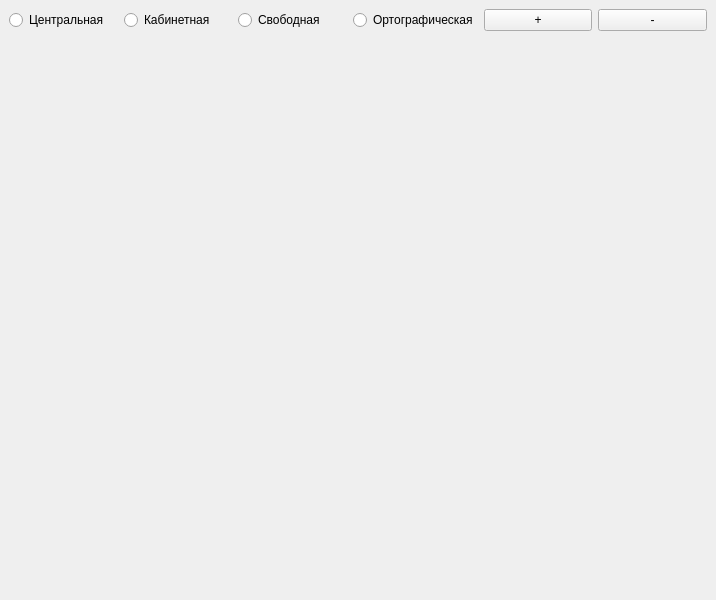
<?xml version="1.0" encoding="UTF-8"?>
<ui version="4.0">
 <class>MainWindow</class>
 <widget class="QMainWindow" name="MainWindow">
  <property name="geometry">
   <rect>
    <x>0</x>
    <y>0</y>
    <width>716</width>
    <height>600</height>
   </rect>
  </property>
  <property name="windowTitle">
   <string>MainWindow</string>
  </property>
  <widget class="QWidget" name="centralwidget">
   <layout class="QGridLayout" name="gridLayout_2">
    <item row="1" column="0">
     <layout class="QGridLayout" name="gridLayout">
      <item row="0" column="0">
       <widget class="QWidget" name="tl" native="true"/>
      </item>
      <item row="0" column="1">
       <widget class="QWidget" name="tr" native="true"/>
      </item>
      <item row="2" column="0">
       <widget class="QWidget" name="bl" native="true"/>
      </item>
      <item row="2" column="1">
       <widget class="QWidget" name="br" native="true"/>
      </item>
     </layout>
    </item>
    <item row="0" column="0">
     <layout class="QGridLayout" name="gridLayout_3">
      <property name="sizeConstraint">
       <enum>QLayout::SetMinimumSize</enum>
      </property>
      <item row="0" column="2">
       <widget class="QRadioButton" name="free">
        <property name="text">
         <string>Свободная</string>
        </property>
       </widget>
      </item>
      <item row="0" column="5">
       <widget class="QPushButton" name="zoomDec">
        <property name="text">
         <string>-</string>
        </property>
       </widget>
      </item>
      <item row="0" column="1">
       <widget class="QRadioButton" name="cabinet">
        <property name="text">
         <string>Кабинетная</string>
        </property>
       </widget>
      </item>
      <item row="0" column="3">
       <widget class="QRadioButton" name="ortogonal">
        <property name="text">
         <string>Ортографическая</string>
        </property>
       </widget>
      </item>
      <item row="0" column="4">
       <widget class="QPushButton" name="zoomInc">
        <property name="text">
         <string>+</string>
        </property>
       </widget>
      </item>
      <item row="0" column="0">
       <widget class="QRadioButton" name="central">
        <property name="text">
         <string>Центральная</string>
        </property>
       </widget>
      </item>
     </layout>
    </item>
   </layout>
  </widget>
 </widget>
 <resources/>
 <connections/>
</ui>
